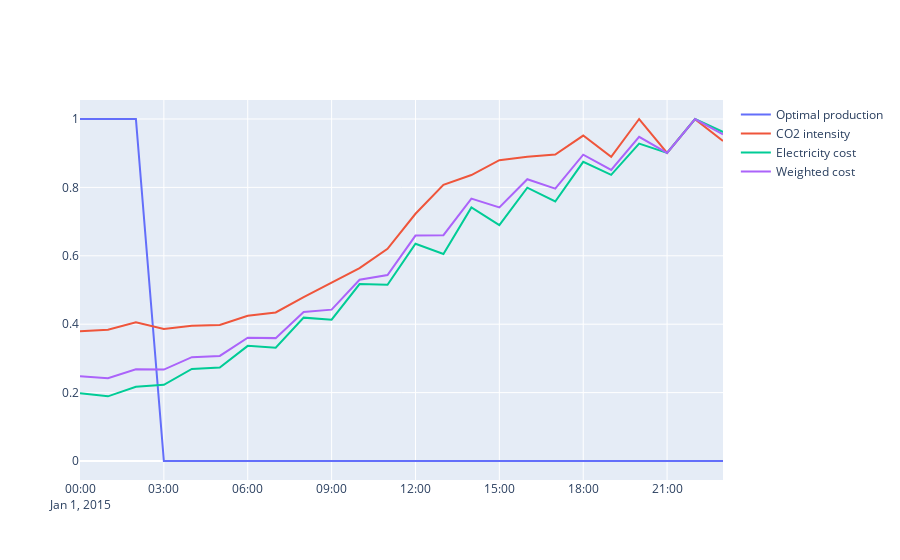

The cell this chart's notebook holds for it:
### Code cell
fig = go.Figure()
fig.add_trace(go.Scatter(x=hours,y=g,name='Optimal production'))
fig.add_trace(go.Scatter(x=hours,y=C/max(C),name='CO2 intensity'))
fig.add_trace(go.Scatter(x=hours,y=P/max(P),name='Electricity cost'))
fig.add_trace(go.Scatter(x=hours,y=(alpha*C + beta*P)/max(alpha*C + beta*P),name='Weighted cost'))

fig.show()
